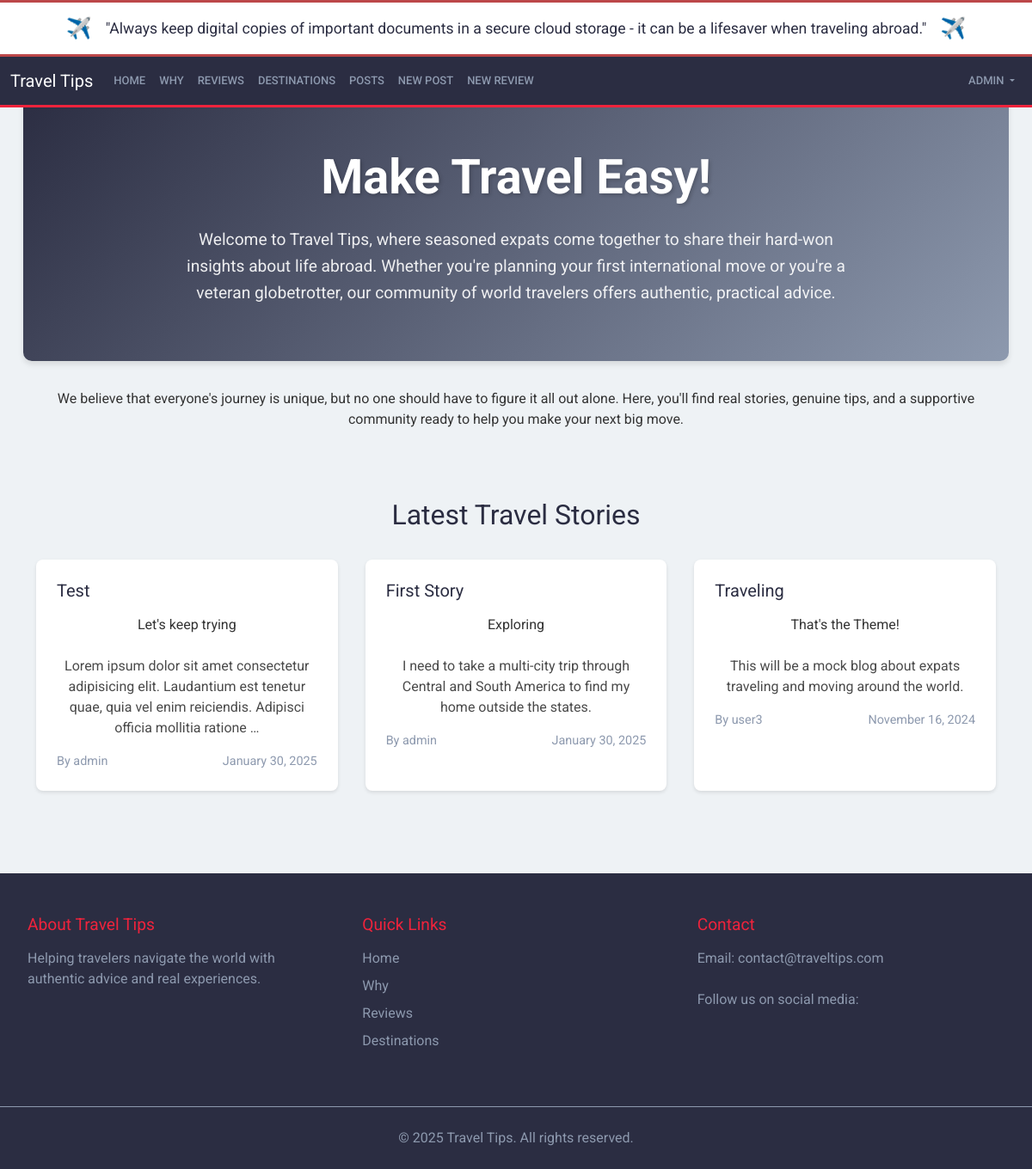
Screenshot of / (signed in) with the database file from the repository.
### posts/models.py (models this page shows, shortened)
class Post(models.Model):                                   #INHERITANCE
    title = models.CharField(max_length=128)                #composition
    subtitle = models.CharField(max_length=256)
    body = models.TextField()
    author = models.ForeignKey(
        get_user_model(),
        on_delete=models.CASCADE
    )
    status = models.ForeignKey(
        Status,
        on_delete=models.CASCADE
    )
    created_on = models.DateTimeField(auto_now_add=True)

### pages/views.py (the view)
# urls.py: path("", views.HomePageView.as_view(), name="home"),
class HomePageView(TemplateView):
    template_name = "pages/home.html"
    def get_context_data(self, **kwargs):
        context = super().get_context_data(**kwargs)
        try:
            published_status = Status.objects.get(name="published")
            context['latest_posts'] = Post.objects.filter(
                status=published_status
            ).order_by('-created_on')[:3]
        except Status.DoesNotExist:
            context['latest_posts'] = []
        return context

### templates/pages/home.html (shortened to what this page needs)
{% extends 'base.html' %}
{% load static %}
{% block content %}
    <div class="hero-section">
        <div class="hero-content">
            <h1 class="hero-title">Make Travel Easy!</h1>
            <p class="hero-text">Welcome to Travel Tips, where seasoned expats come together to share their hard-won insights about life abroad. Whether you're planning your first international move or you're a veteran globetrotter, our community of world travelers offers authentic, practical advice.</p>
        </div>
    </div>
    <p>We believe that everyone's journey is unique, but no one should have to figure it all out alone. Here, you'll find real stories, genuine tips, and a supportive community ready to help you make your next big move.</p>
    <div class="posts-preview">
        <h2>Latest Travel Stories</h2>
        <div class="preview-grid">
            {% for post in latest_posts %}
            <div class="preview-card">
                <div class="preview-content">
                    <h3>{{ post.title }}</h3>
                    <p class="preview-subtitle">{{ post.subtitle }}</p>
                    <p class="preview-excerpt">{{ post.body|truncatewords:20 }}</p>
                    <div class="preview-meta">
                        <span class="author">By {{ post.author }}</span>
                        <span class="date">{{ post.created_on|date:"F j, Y" }}</span>
                    </div>
                </div>
            </div>
            {% empty %}
            <p>No posts available yet.</p>
            {% endfor %}
        </div>
    </div>
{% endblock content %}

### templates/base.html (shortened to what this page needs)
{% load static %}
<!DOCTYPE html>
<html lang="en">
<head>
    <link href="https://bootswatch.com/5/sandstone/bootstrap.min.css" rel="stylesheet">
    <link rel="stylesheet" href="https://cdnjs.cloudflare.com/ajax/libs/font-awesome/5.15.4/css/all.min.css">
    <link rel="stylesheet" href="{% static 'css/signup.css' %}">
    <link rel="stylesheet" href="{% static 'css/base.css' %}">
    <link rel="stylesheet" href="{% static 'css/map.css' %}">
    <link rel="stylesheet" href="{% static 'css/reviews.css' %}">
    <link rel="stylesheet" href="{% static 'css/home.css' %}">
    <link rel="stylesheet" href="{% static 'css/about.css' %}">
    <link rel="stylesheet" href="{% static 'css/login.css' %}">
    <link rel="stylesheet" href="{% static 'css/posts.css' %}">
  </head>
<body>
  <div class="daily-tip">
    <div class="tip-content">
        <span class="tip-icon">✈️</span>
        <p>"Always keep digital copies of important documents in a secure cloud storage - it can be a lifesaver when traveling abroad."</p>
        <span class="tip-icon">✈️</span>
    </div>
</div>
  <nav class="navbar navbar-expand-lg bg-dark" data-bs-theme="dark">
        <div class="container-fluid">
          <a class="navbar-brand" href="#">Travel Tips</a>
          <div class="collapse navbar-collapse" id="navbarNav">
            <div class="navbar-nav me-auto mb-2 mb-lg-0">
                <a class="nav-link" href="{% url 'home' %}">Home</a>
                <a class="nav-link" href="{% url 'about' %}">Why</a>
                <a class="nav-link" href="{% url 'list_note' %}">Reviews</a>
                {% if user.is_authenticated %}
                <a class="nav-link" href="{% url 'travel:map' %}">Destinations</a>
                <a class="nav-link" href="{% url 'list' %}">Posts</a>
                <a class="nav-link" href="{% url 'new' %}">New Post</a>
                <a class="nav-link" href="{% url 'create_note' %}">New Review</a>
                {% else %}
                <a class="nav-link" href="{% url 'signup' %}">Sign Up</a>
                <a class="nav-link" href="{% url 'login' %}">Log In</a>
                {% endif %}
            </div>
            {% if user.is_authenticated %}
            <ul class="navbar-nav">
              <li class="nav-item dropdown d-flex">
                <a class="nav-link dropdown-toggle" href="#" role="button" data-bs-toggle="dropdown" aria-expanded="false">
                  {{user}}
                </a>
              </li>
            </ul>
            {% endif %}
          </div>
        </div>
    </nav>
    <div class="container">
        {% block content %}{% endblock content %}
    </div>
    <footer class="footer">
      <div class="footer-content">
          <div class="footer-section">
              <h5>About Travel Tips</h5>
              <p class="footer-text">Helping travelers navigate the world with authentic advice and real experiences.</p>
          </div>
          <div class="footer-section">
              <h5>Quick Links</h5>
              <ul>
                  <li><a href="{% url 'home' %}">Home</a></li>
                  <li><a href="{% url 'about' %}">Why</a></li>
                  <li><a href="{% url 'list_note' %}">Reviews</a></li>
                  {% if user.is_authenticated %}
                  <li><a href="{% url 'travel:map' %}">Destinations</a></li>
                  {% endif %}
              </ul>
          </div>
          <div class="footer-section">
              <h5>Contact</h5>
              <p class="footer-text">Email: contact@traveltips.com</p>
              <p class="footer-text">Follow us on social media:
              </p>
          </div>
      </div>
      <div class="footer-bottom">
          <p>&copy; {% now "Y" %} Travel Tips. All rights reserved.</p>
      </div>
  </footer>
  </body>
</html>

### static/css/signup.css (style rules this page uses)
.signup-container h1, p { color: #333; margin-bottom: 1.5rem; text-align: center; }

### static/css/base.css (style rules this page uses)
body { min-height: 100vh; background-color: #F5F5F5; }
.navbar.bg-dark { background-color: #2B2D42 !important; }
.navbar .navbar-nav .nav-link { color: #8D99AE; }
.navbar { border-bottom: 3px solid #EF233C; }
@media (min-width: 768px) { body { background-color: #EEF2F5; background-size: cover; background-position: center; background-attachment: fixed; background-repeat: no-repeat; } }
.daily-tip { background-color: white; border-top: 3px solid #BC4749; border-bottom: 3px solid #BC4749; padding: 0.75rem 0; text-align: center; box-shadow: 0 2px 4px rgba(0,0,0,0.1); }
.tip-content { max-width: 1200px; margin: 0 auto; display: flex; align-items: center; justify-content: center; gap: 1rem; padding: 0 1rem; }
.tip-icon { font-size: 1.5rem; }
.tip-content p { margin: 0; font-size: 1.1rem; color: #2B2D42; }
.footer { background-color: #2B2D42; color: #EDF2F4; padding: 3rem 0 0 0; margin-top: 4rem; }
.footer-content { max-width: 1200px; margin: 0 auto; display: grid; grid-template-columns: repeat(auto-fit, minmax(250px, 1fr)); gap: 2rem; padding: 0 2rem; }
.footer-text { color: #8D99AE; text-align: left; }
.footer-section h5 { color: #EF233C; margin-bottom: 1rem; font-size: 1.2rem; }
.footer-section ul { list-style: none; padding: 0; }
.footer-section ul li { margin-bottom: 0.5rem; }
.footer-section a { color: #8D99AE; text-decoration: none; transition: color 0.3s ease; }
.footer-bottom { margin-top: 3rem; padding: 1.5rem 0; text-align: center; border-top: 1px solid #8D99AE; }
.footer-bottom p { margin: 0; color: #8D99AE; }

### static/css/home.css (style rules this page uses)
.hero-section { background: linear-gradient(135deg, #2B2D42 0%, #8D99AE 100%); color: white; padding: 4rem 2rem; margin: -1rem -15px 2rem -15px; border-radius: 0 0 10px 10px; box-shadow: 0 4px 6px rgba(0,0,0,0.1); }
.hero-content { max-width: 800px; margin: 0 auto; text-align: center; }
.hero-title { font-size: 3.5rem; font-weight: bold; margin-bottom: 1.5rem; text-shadow: 2px 2px 4px rgba(0,0,0,0.2); }
.hero-text { color: white; font-size: 1.2rem; line-height: 1.6; margin-bottom: 0; opacity: 0.9; }
.posts-preview { margin: 3rem 0; padding: 2rem 0; }
.posts-preview h2 { color: #2B2D42; text-align: center; margin-bottom: 2rem; }
.preview-grid { display: grid; grid-template-columns: repeat(auto-fit, minmax(300px, 1fr)); gap: 2rem; }
.preview-card { background: white; border-radius: 8px; box-shadow: 0 2px 4px rgba(0,0,0,0.1); transition: transform 0.2s ease; }
.preview-content { padding: 1.5rem; }
.preview-content h3 { color: #2B2D42; margin-bottom: 1rem; font-size: 1.25rem; }
.preview-excerpt { color: #4A4A4A; margin-bottom: 1rem; line-height: 1.5; }
.preview-meta { display: flex; justify-content: space-between; color: #8D99AE; font-size: 0.9rem; }

### rows the page displays
Post: title "Test", subtitle "Let's keep trying", body "Lorem ipsum dolor sit amet consectetur adipisicing elit. Laudantium est tenetur quae, quia vel enim reiciendis. Adipisci officia mollitia ratione …", author "admin", created_on "January 30, 2025"
Post: title "First Story", subtitle "Exploring", body "I need to take a multi-city trip through Central and South America to find my home outside the states.", author "admin", created_on "January 30, 2025"
Post: title "Traveling", subtitle "That's the Theme!", body "This will be a mock blog about expats traveling and moving around the world.", author "user3", created_on "November 16, 2024"

### other values shown
{{ user }} "ADMIN"
